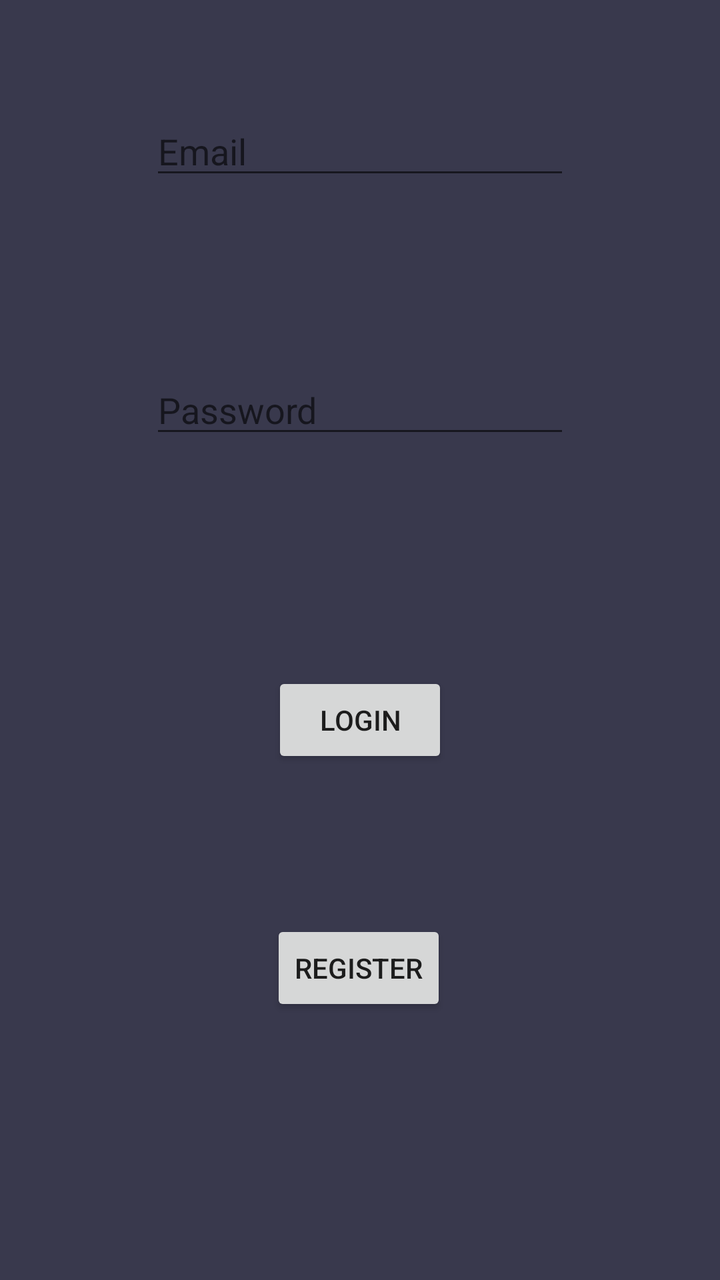
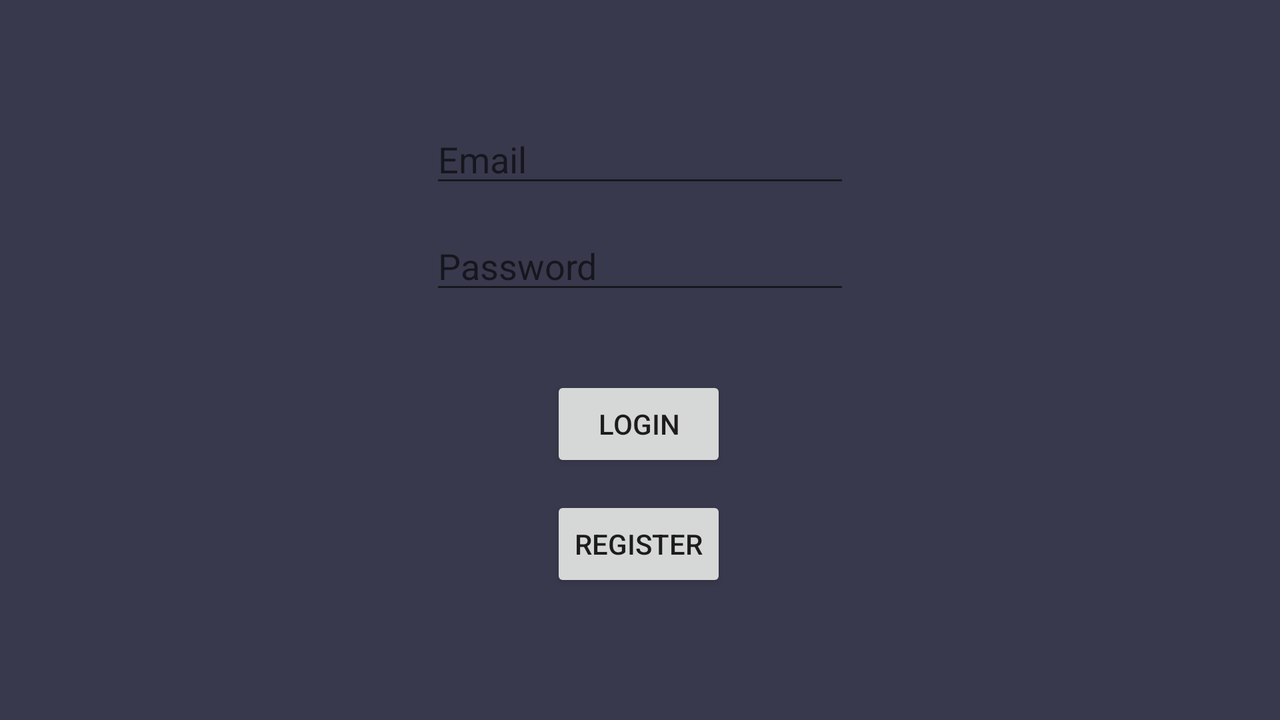

Compare how this app lays out the same screen by default and in its alternative resource folder. The renders come first, then the two layout files and the values they reference.
<!-- AndroidManifest.xml: application theme AppTheme -->
<!-- res/layout/activity_login.xml -->
<?xml version="1.0" encoding="utf-8"?>
<androidx.constraintlayout.widget.ConstraintLayout xmlns:android="http://schemas.android.com/apk/res/android"
    xmlns:app="http://schemas.android.com/apk/res-auto"
    xmlns:tools="http://schemas.android.com/tools"
    android:layout_width="match_parent"
    android:layout_height="match_parent"
    android:background="@color/colorBackground"
    tools:context=".views.Login.LoginView">

    <EditText
        android:id="@+id/loginEmail"
        android:layout_width="wrap_content"
        android:layout_height="wrap_content"
        android:layout_marginBottom="76dp"
        android:ems="10"
        android:hint="@string/login_email"
        android:inputType="textEmailAddress"
        app:layout_constraintBottom_toTopOf="@+id/loginPassword"
        app:layout_constraintEnd_toEndOf="parent"
        app:layout_constraintStart_toStartOf="parent"
        app:layout_constraintTop_toTopOf="parent"
        app:layout_constraintVertical_bias="0.815" />

    <EditText
        android:id="@+id/loginPassword"
        android:layout_width="wrap_content"
        android:layout_height="wrap_content"
        android:layout_marginBottom="112dp"
        android:ems="10"
        android:hint="@string/login_password"
        android:inputType="textPassword"
        app:layout_constraintBottom_toTopOf="@+id/loginButton"
        app:layout_constraintEnd_toEndOf="parent"
        app:layout_constraintStart_toStartOf="parent" />

    <Button
        android:id="@+id/loginButton"
        android:layout_width="wrap_content"
        android:layout_height="wrap_content"
        android:layout_marginBottom="76dp"
        android:text="@string/login_login"
        app:layout_constraintBottom_toTopOf="@+id/regButton"
        app:layout_constraintEnd_toEndOf="parent"
        app:layout_constraintStart_toStartOf="parent"
        app:layout_constraintTop_toTopOf="parent"
        app:layout_constraintVertical_bias="1.0" />

    <Button
        android:id="@+id/regButton"
        android:layout_width="wrap_content"
        android:layout_height="wrap_content"
        android:layout_marginBottom="132dp"
        android:text="@string/login_register"
        app:layout_constraintBottom_toBottomOf="parent"
        app:layout_constraintEnd_toEndOf="parent"
        app:layout_constraintHorizontal_bias="0.498"
        app:layout_constraintStart_toStartOf="parent" />
</androidx.constraintlayout.widget.ConstraintLayout>
<!-- resources referenced by this layout -->
<resources>
  <color name="colorBackground">#39394d</color>
  <string name="login_email">Email</string>
  <string name="login_login">Login</string>
  <string name="login_password">Password</string>
  <string name="login_register">Register</string>
  <style name="AppTheme" parent="Theme.AppCompat.Light.NoActionBar">
          
          <item name="colorPrimary">@android:color/holo_green_dark</item>
          <item name="colorPrimaryDark">@color/colorPrimaryDark</item>
          <item name="colorAccent">@color/colorAccent</item>
      </style>
  <color name="colorPrimaryDark">#00574B</color>
  <color name="colorAccent">#6699ff</color>
</resources>
<!-- res/layout-land/activity_login.xml (the author's variant of the layout above) -->
<!-- drawn on the phone turned sideways -->
<?xml version="1.0" encoding="utf-8"?>
<androidx.constraintlayout.widget.ConstraintLayout xmlns:android="http://schemas.android.com/apk/res/android"
    xmlns:app="http://schemas.android.com/apk/res-auto"
    xmlns:tools="http://schemas.android.com/tools"
    android:layout_width="match_parent"
    android:layout_height="match_parent"
    android:background="@color/colorBackground"
    tools:context=".views.Login.LoginView">

    <EditText
        android:id="@+id/loginEmail"
        android:layout_width="wrap_content"
        android:layout_height="wrap_content"
        android:layout_marginBottom="12dp"
        android:ems="10"
        android:hint="@string/login_email"
        android:inputType="textEmailAddress"
        app:layout_constraintBottom_toTopOf="@+id/loginPassword"
        app:layout_constraintEnd_toEndOf="parent"
        app:layout_constraintStart_toStartOf="parent" />

    <EditText
        android:id="@+id/loginPassword"
        android:layout_width="wrap_content"
        android:layout_height="wrap_content"
        android:layout_marginBottom="36dp"
        android:ems="10"
        android:hint="@string/login_password"
        android:inputType="textPassword"
        app:layout_constraintBottom_toTopOf="@+id/loginButton"
        app:layout_constraintEnd_toEndOf="parent"
        app:layout_constraintStart_toStartOf="parent" />

    <Button
        android:id="@+id/loginButton"
        android:layout_width="wrap_content"
        android:layout_height="wrap_content"
        android:layout_marginBottom="12dp"
        android:text="@string/login_login"
        app:layout_constraintBottom_toTopOf="@+id/regButton"
        app:layout_constraintEnd_toEndOf="parent"
        app:layout_constraintHorizontal_bias="0.499"
        app:layout_constraintStart_toStartOf="parent" />

    <Button
        android:id="@+id/regButton"
        android:layout_width="wrap_content"
        android:layout_height="wrap_content"
        android:layout_marginBottom="64dp"
        android:text="@string/login_register"
        app:layout_constraintBottom_toBottomOf="parent"
        app:layout_constraintEnd_toEndOf="parent"
        app:layout_constraintHorizontal_bias="0.499"
        app:layout_constraintStart_toStartOf="parent" />
</androidx.constraintlayout.widget.ConstraintLayout>
